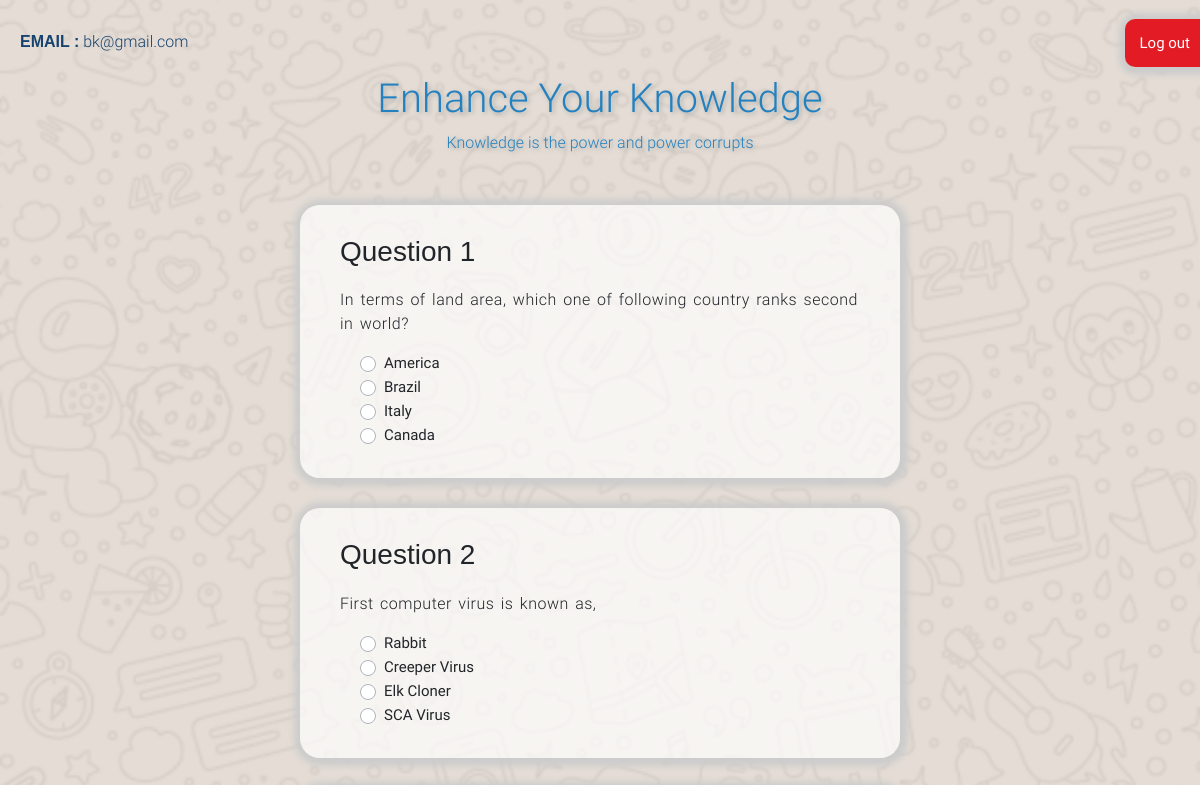
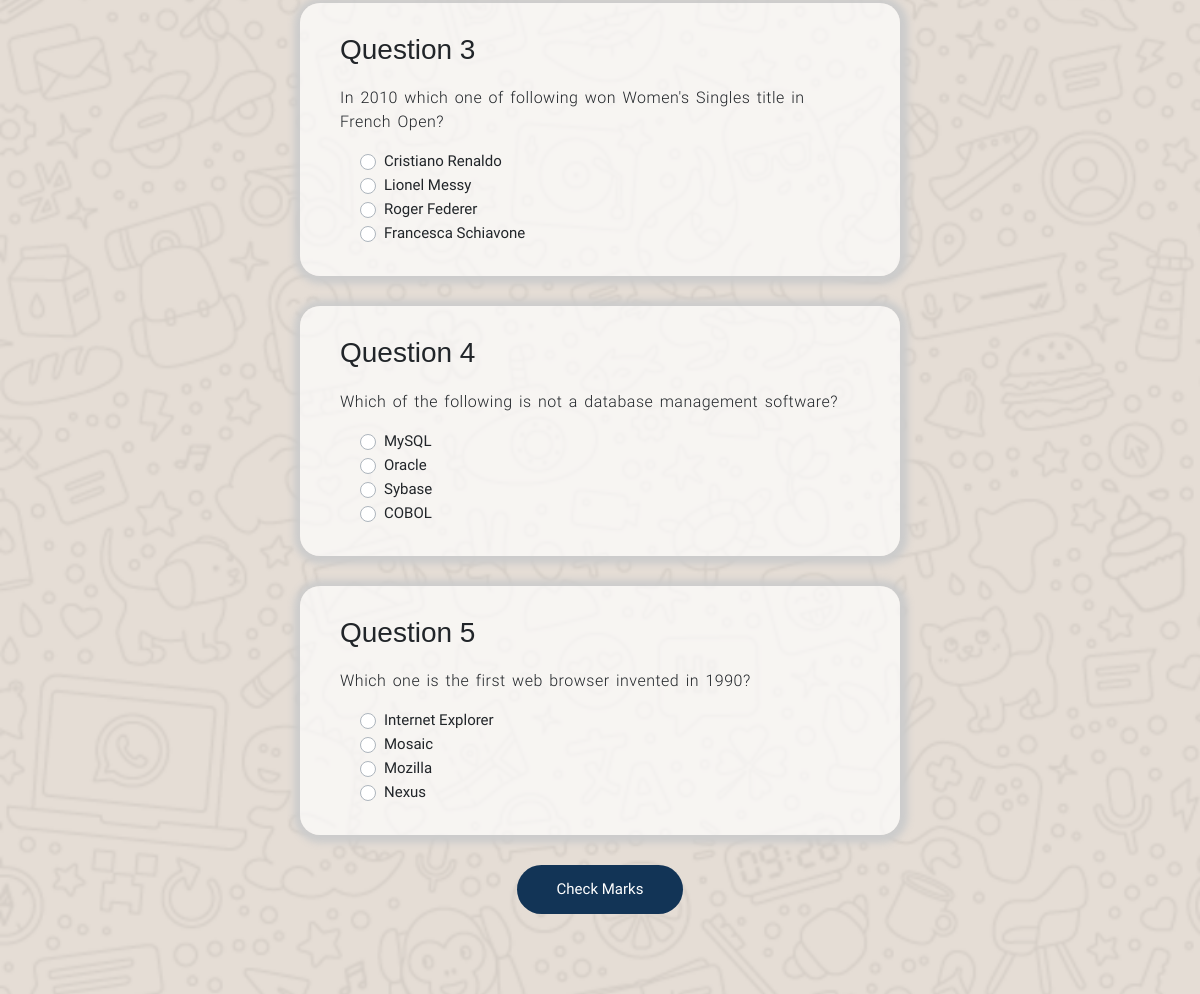
/quiz.php (signed in), run on the app's committed database (2 pictures, top to bottom).
### tables this page shows
CREATE TABLE IF NOT EXISTS `questions` (
  `id` int(225) NOT NULL AUTO_INCREMENT,
  `question` varchar(225) NOT NULL,
  `one` varchar(225) NOT NULL,
  `two` varchar(225) NOT NULL,
  `three` varchar(225) NOT NULL,
  `four` varchar(225) NOT NULL,
  `correct_answer` varchar(225) NOT NULL,
  PRIMARY KEY (`id`)
);

### quiz.php (the view, shortened to what this page needs)
<?php
require_once 'db.php';
if (isset($_SESSION['email'])) {
	if ($_SESSION['email'] == '') {
		header("location: index.php");
	}else{
?>
<!DOCTYPE html>
<html>
<head>
	<link rel="stylesheet" type="text/css" href="css/custom.css">
	<link rel="stylesheet" type="text/css" href="css/bootstrap.min.css">
</head>
<body>
	<section id="quiz-section">
		<div class="logout-btn-div">
			<span><b>EMAIL :</b> <?php echo $_SESSION["email"]; ?></span>
			<a href="logout.php">Log out</a>
		</div>
		<div class="quiz-title">
			<h1>Enhance Your Knowledge</h1>
			Knowledge is the power and power corrupts
		</div>
		<form action="process.php" method="POST">
			<?php
			$sql_qs = "SELECT * FROM questions ORDER BY RAND() LIMIT 5";
			$sql_qs_rslt = mysqli_query($conn,$sql_qs);
			$q_num = 0;
			while($row = mysqli_fetch_array($sql_qs_rslt)){
			?>
			<div class="quiz-container" id="<?php echo $row['id']; ?>">
				<div class="question">
					<h3>Question <?php echo $q_num += 1; ?></h3>
					<p>
						<?php echo $row["question"]; ?>
					</p>
				</div>
				<div class="answers">
					<div class="custom-control custom-radio">
						<label class="custom-control-label" for="<?php echo 'customRadio1'.$row['id'] ?>"><?php echo $row["one"]; ?></label>
					</div>
					<div class="custom-control custom-radio">
						<label class="custom-control-label" for="<?php echo 'customRadio2'.$row['id'] ?>"><?php echo $row["two"]; ?></label>
					</div>
					<div class="custom-control custom-radio">
						<label class="custom-control-label" for="<?php echo 'customRadio3'.$row['id'] ?>"><?php echo $row["three"]; ?></label>
					</div>
					<div class="custom-control custom-radio">
						<label class="custom-control-label" for="<?php echo 'customRadio4'.$row['id'] ?>"><?php echo $row["four"]; ?></label>
					</div>
				</div>
			</div>
			<?php
			}
			?>
			<div class="buttons">
				<input type="submit" name="marks_check" id="marks_check" value="Check Marks">
			</div>
		</form>
	</section>
</body>
</html>
<?php
	}
}else{
	header("location: index.php");
}
?>

### css/custom.css (style rules this page uses)
* { padding: 0; margin: 0; }
#quiz-section { width: 100%; height: auto; background-image: url(../images/back2.png); background-size: cover; padding-bottom: 80px; }
.logout-btn-div { text-align: right; padding-top: 30px; }
.logout-btn-div span { float: left; padding: 0 20px; font-family: Font_2; color: #164370; }
.logout-btn-div span b { font-family: sans-serif; }
.logout-btn-div a { font-family: Font_3; font-size: 15px; padding: 15px 10px 15px 15px; background: #e21b25; color: #fff; border-radius: 10px 0 0 10px; box-shadow: 1px 1px 7px 7px #ccc; transition: 0.3s; }
.quiz-title { color: #2481bf; text-align: center; font-family: Font_2; padding: 20px 0 50px 0; text-shadow: 2px 2px 5px #aaa; }
.quiz-container { width: 50%; margin: 0 auto 30px; padding: 30px 40px; background: rgba(255,255,255,0.7); border-radius: 20px; box-shadow: 1px 1px 7px 7px #ccc; }
.question h3 { font-family: sans-serif; margin-bottom: 20px; }
.question p { font-family: Font_2; letter-spacing: 0.5px; word-spacing: 2px; }
.answers { margin-left: 20px; font-family: Font_3; font-size: 15px; }
.buttons { text-align: center; }
.buttons input { color: #fff; font-family: Font_3; font-size: 15px; padding: 13px 40px; background: #123456; border: 0; border-radius: 25px; transition: 0.3s; }

### data on the page
questions: q_num "1", question "In terms of land area, which one of following country ranks second in world?", one "America", two "Brazil", three "Italy", four "Canada"
questions: q_num "2", question "First computer virus is known as,", one "Rabbit", two "Creeper Virus", three "Elk Cloner", four "SCA Virus"
questions: q_num "3", question "In 2010 which one of following won Women's Singles title in French Open?", one "Cristiano Renaldo", two "Lionel Messy", three "Roger Federer", four "Francesca Schiavone"
questions: q_num "4", question "Which of the following is not a database management software?", one "MySQL", two "Oracle", three "Sybase", four "COBOL"
questions: q_num "5", question "Which one is the first web browser invented in 1990?", one "Internet Explorer", two "Mosaic", three "Mozilla", four "Nexus"

### other printed values
$_SESSION["email"] "bk@gmail.com"
